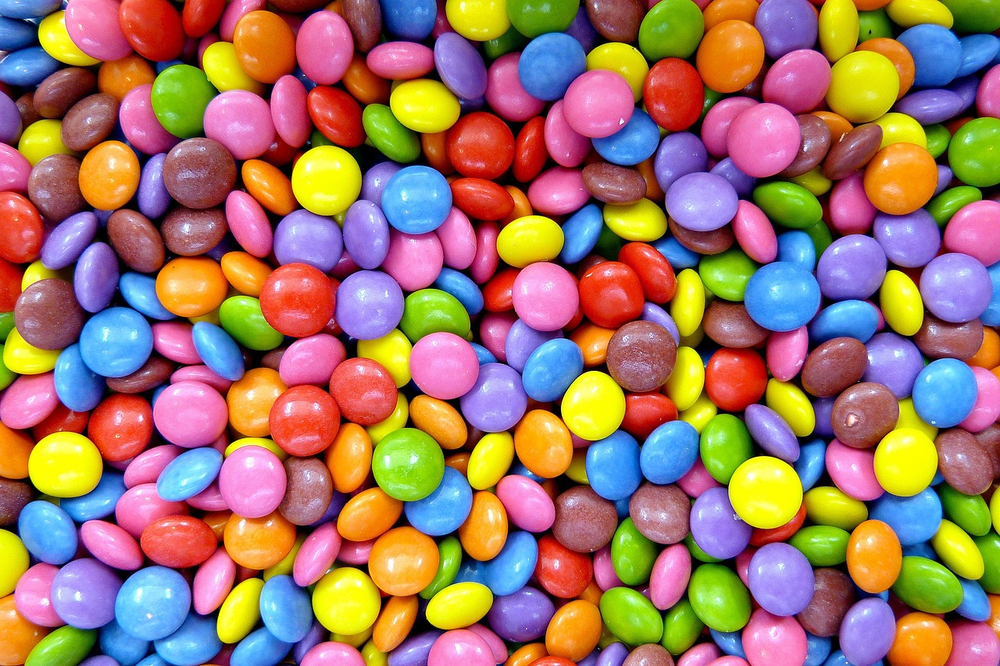
#> input picture images/candy.png, 1000 x 666 px, shrunk from 1280 x 853 before the run, found by its file name
$ python 08.py
#> lines starting #> are read from the running program, lines starting #| are printed output that depends on the picture; after the words box and inside, x2 and y2 are one past the last pixel; in counts of white or black regions, pixels touching at a corner belong together
import cv2
import numpy as np

img_BGR = cv2.imread("/home/mahiroo/opencv_practice/images/candy.png")
#> img_BGR is the input picture: shape (666, 1000, 3); mean B, G, R 102.4, 118.5, 158.8

img_HSV = cv2.cvtColor(img_BGR, cv2.COLOR_BGR2HSV)
#> img_HSV: shape (666, 1000, 3); mean H, S, V 86.1, 180.1, 191.1

lower_yellow = np.array([25, 50, 70])
upper_yellow = np.array([35, 255, 255])
yellow_mask = cv2.inRange(img_HSV, lower_yellow, upper_yellow)
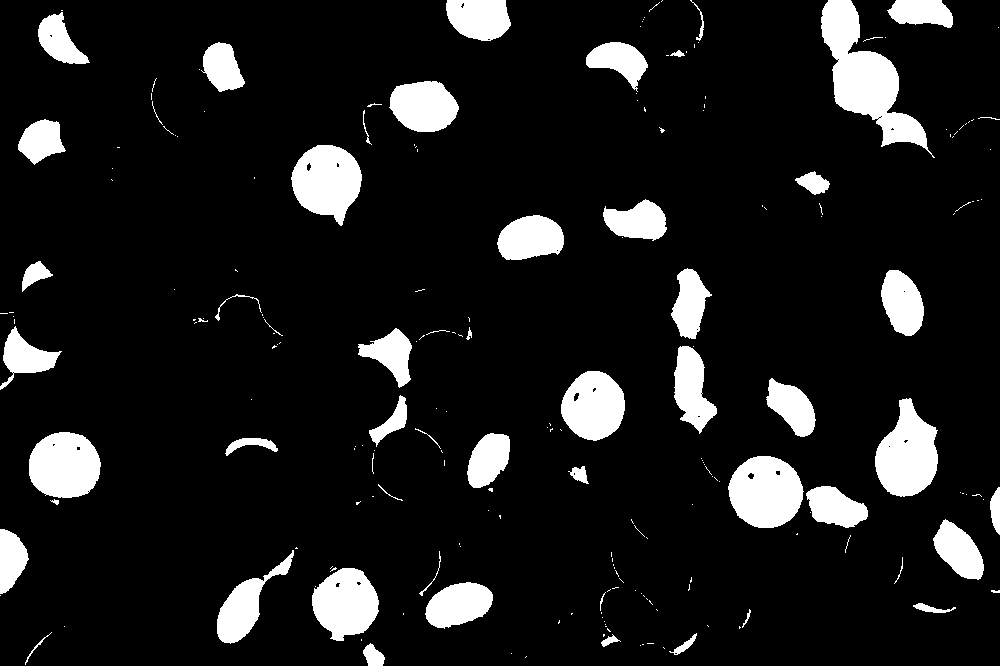
#> yellow_mask: shape (666, 1000); 10.9% white; 216 white regions (156 under 20 px), largest, box (x1, y1, x2, y2) and area: (821, 0, 935, 158) 6591, (728, 456, 804, 528) 4167, (875, 398, 938, 497) 4154

img_yellow_masked = cv2.bitwise_and(img_BGR, img_BGR, mask=yellow_mask)
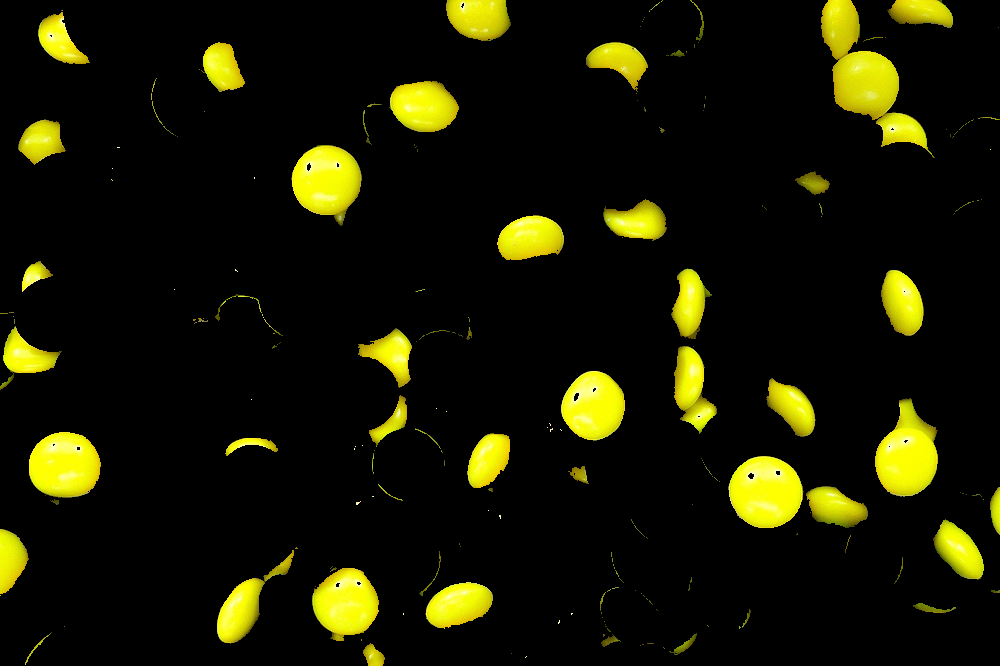
#> img_yellow_masked: shape (666, 1000, 3); mean B, G, R 2.1, 24, 24.1

cv2.imshow('yellow', img_yellow_masked)
cv2.waitKey(0)
